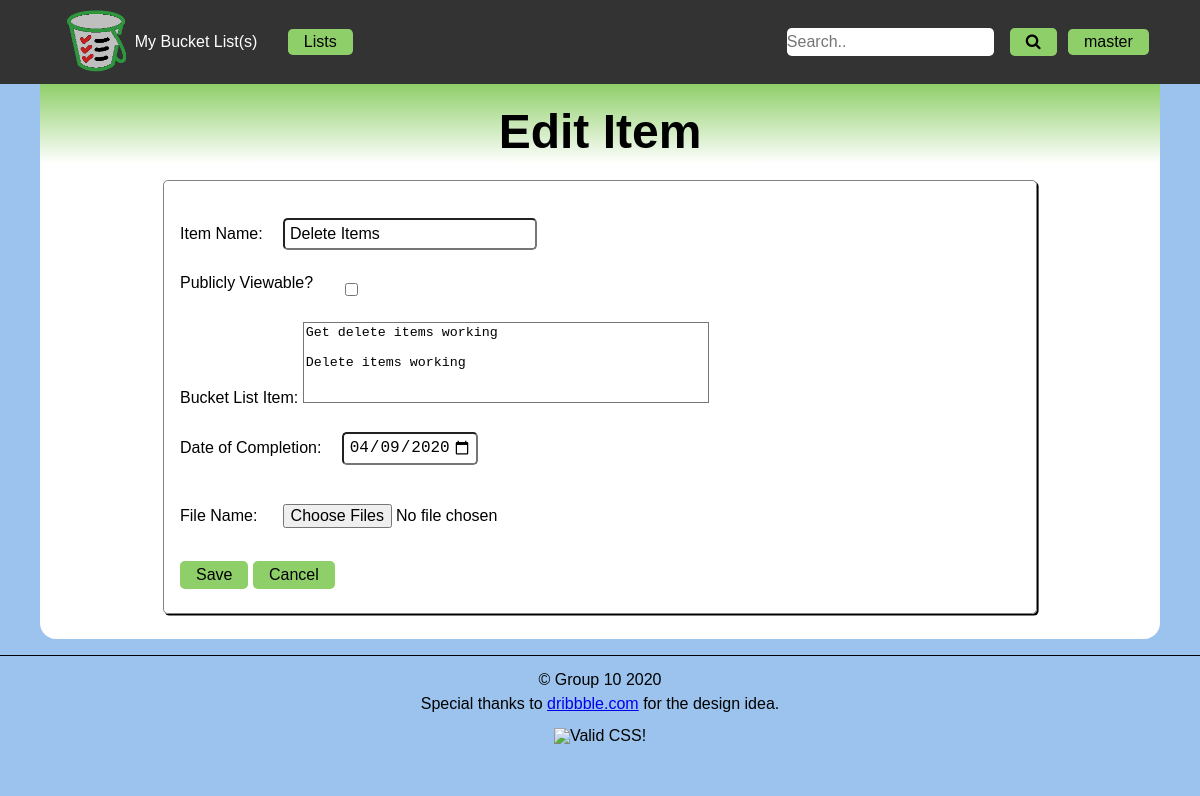
The app's page /edit_item.php?item=8 (signed in), older data.
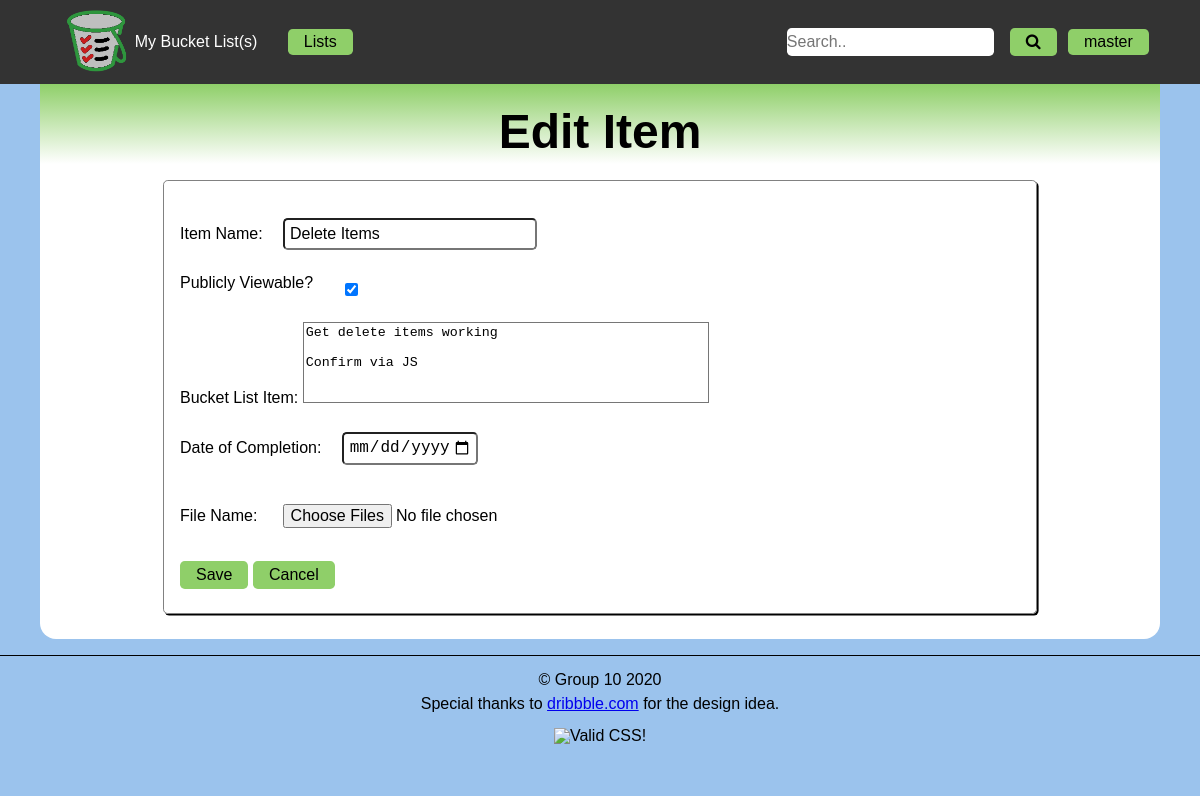
The same page, newer data.
### tables this page shows
CREATE TABLE IF NOT EXISTS `g10_listitems` (
  `id` int(11) NOT NULL AUTO_INCREMENT,
  `fk_listid` int(11) NOT NULL,
  `name` varchar(50) NOT NULL,
  `description` varchar(280) DEFAULT NULL,
  `picpath` varchar(255) DEFAULT NULL,
  `completion` date DEFAULT NULL,
  `private` tinyint(1) NOT NULL DEFAULT '1',
  PRIMARY KEY (`id`),
  KEY `g10_listid_2_fklistid` (`fk_listid`)
);

### edit_item.php (the view, shortened to what this page needs)
<?php
    $itemid = $_GET['item'];
    $pdo = connectDB();
    $query = "SELECT * FROM `g10_listitems` WHERE id = ?";
    $stmt = $pdo->prepare($query);
    $stmt->execute([$itemid]);
    $result = $stmt->fetch();
?>
<!DOCTYPE html>
<html lang="en">
    <head>
        <?php
            include 'includes/meta.php';
        ?>
    </head>
    <body>
        <header>
            <?php include 'includes/nav.php' ?>
        </header>
        <main>
            <header>
                <h1>Edit Item</h1>
            </header>
            <form id="edit-item" action="<?= $_SERVER['PHP_SELF'] ?>?item=<?=$itemid?>" method="post" enctype="multipart/form-data">
                <div>
                    <label for="itemname">Item Name:</label>
                    <input type="text" id="itemname" name="itemname" value= "<?= $result['name']?>" required/>
                </div>
                <div>
                    <label for="viewable">Publicly Viewable?</label>
                    <input id="viewable" type="checkbox" name="viewable"
                        <?php if($result['private'] == 0): ?>
                        checked>
                    <?php else: ?>
                        >
                    <?php endif ?>
                </div>
                <div>
                    <label for="description">Bucket List Item:</label>
                    <textarea id="description" name="description" rows="5"><?= $result['description']?></textarea>
                </div>
                <div>
                    <label for="complete">Date of Completion:</label>
                    <input id="complete" type="date" name="complete" min="1900-01-01" value= "<?= $result['completion']?>">
                </div>
                <div>
                    <label for="file">File Name:</label>
                    <input type="file" name="my_file[]" id="file" multiple/>
                </div>
                <button type="submit" name="save">Save</button>
                <button type="button" name="Cancel">Cancel</button>
            </form>
        </main>
        <?php include 'includes/footer.php' ?>
    </body>
</html>

Row changes from the older to the newer data that the page shows:
changed g10_listitems "Delete Items": private "☐" → "☑"; description "Get delete items working Delete items working" → "Get delete items working Confirm via JS"; complete "04/09/2020" → (not shown)
